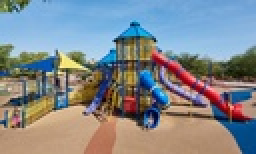
%> input picture jpg3.jpg, 128 x 77 px, shrunk from 1200 x 720 before the run (shown 2 times larger)
$ octave histogram_matlab.m   (GNU Octave 9; MATLAB toolbox functions it lacks are replaced by stand-ins)
%> lines starting %> are read from the running program, lines starting %| are printed output that depends on the picture
%% imread
clc;clear all
img = imread('jpg3.jpg'); %for jpg
%> img is the input picture: size 77x128x3 uint8; mean R, G, B 130.9, 136.7, 141.4
% [4 lines of commented-out code are left out]

%% RGB to Grayscale
g_img = rgb2gray(img);
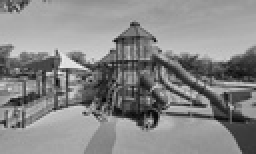
%> g_img: size 77x128 uint8 (shown 2 times larger); min 7, max 239, mean 135.5
%g_img = img;  %change for gif only

%% histogram and cdf
a = size(g_img,1);
%> a = 77
b = size(g_img,2);
%> b = 128
f = zeros(1,256); %histogram
for p = 1:256
    for i = 1:a
        for j = 1:b
            if g_img(i,j)==p-1
                f(1,p)=f(1,p)+1;  % p-1 =intensity of pixel 0:255 map to f 1:256
            end
        end
    end
end
%> after the loop, f = 256 values, max 201 at index 160, min 0 at index 1, mean 38.5
cdf = zeros(1,256);
for p = 1:256
    for k = 1:p
    cdf(1,p) = cdf(1,p)+f(1,k);
    end
end
%> after the loop, cdf = 256 values from 0 to 9856

%% Histogram Equalization
Heq = zeros(1,256);
for p = 1:256
    Heq(1,p) = round(((cdf(1,p) - min(cdf))/((a*b) - min(cdf)))*255);
end
%> after the loop, Heq = 256 values from 0 to 255

%% Convert to image
new_img = zeros(a,b);
for i=1:a
    for j=1:b
        P = g_img(i,j); %%original i of g_jpg = P =0:255 has to map to Heq=1:256 so Heq use P+1
        new_img(i,j) = Heq(1,P+1);
    end
end
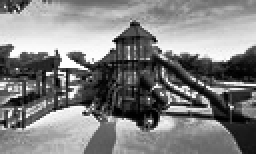
%> new_img: size 77x128 double (shown 2 times larger); min 0, max 255, mean 128.7
eq_img = uint8(new_img);  %convert from double to uint8

%% Equalized image histogram and cdf
a = size(eq_img,1);
b = size(eq_img,2);
eq_f = zeros(1,256); %histogram
for p = 1:256
    for i = 1:a
        for j = 1:b
            if eq_img(i,j)==p-1
                eq_f(1,p)=eq_f(1,p)+1;  % p-1 =intensity of pixel 0:255 map to f 1:256
            end
        end
    end
end
%> after the loop, eq_f = 256 values, max 201 at index 152, min 0 at index 23, mean 38.5
eq_cdf = zeros(1,256);
for p = 1:256
    for k = 1:p
    eq_cdf(1,p) = eq_cdf(1,p)+eq_f(1,k);
    end
end
%> after the loop, eq_cdf = 256 values from 18 to 9856

%% Display for compare original and Equalize image
subplot(321);
imshow(g_img);
title('Original image')
subplot(322);
imshow(eq_img);
title('Equalized image')
subplot(323);
bar(f,'b');
subplot(324);
bar(eq_f,'r');
subplot(325)
plot(cdf,'b');
subplot(326)
plot(eq_cdf,'r');
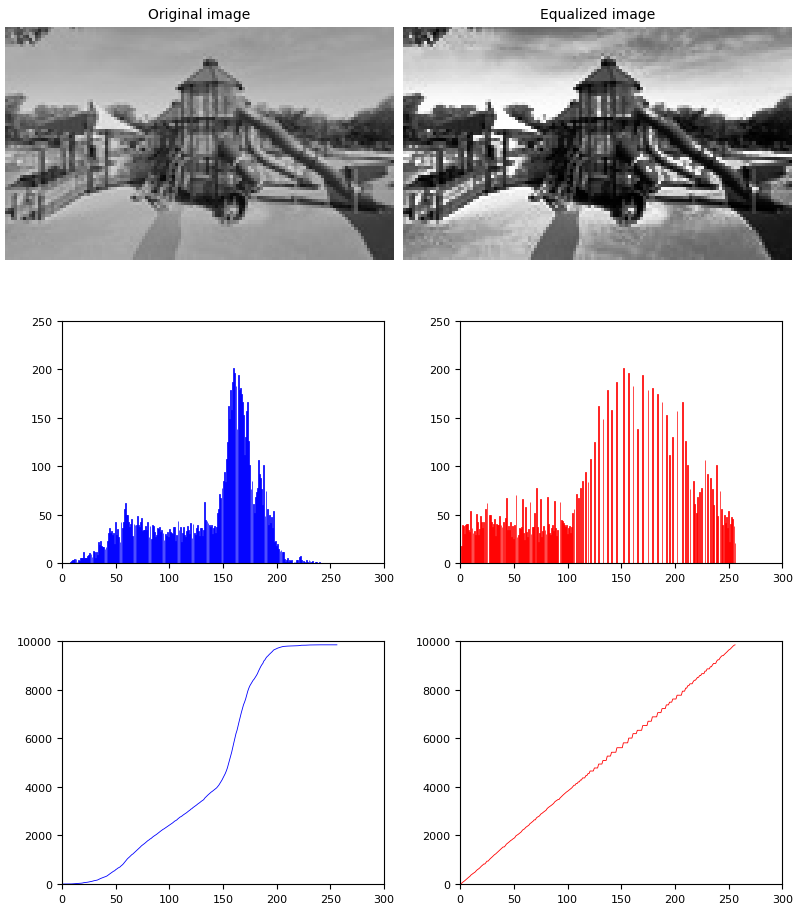
%> figure redrawn from the program's plot data, 6 panels
